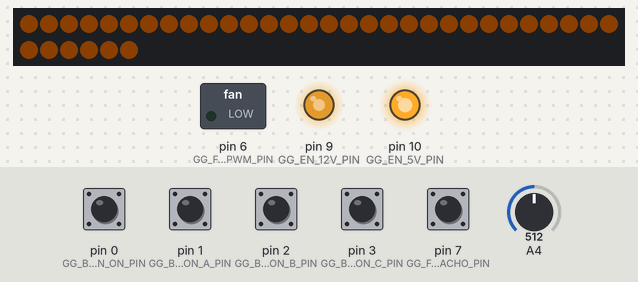
The sketch below on a simulated Arduino Uno, built with avr-gcc and run on an emulated ATmega328P. On the bench: 36 RGB LEDs in strip order, left to right, continuing on the next row, switched loads named in the sketch (green lamp = pin HIGH), output pins drawn as LEDs (lit = HIGH). The test bench sets the inputs (shaded band); at power-on: pin 0 (GG_BUTTON_ON_PIN), pin 1 (GG_BUTTON_A_PIN), pin 2 (GG_BUTTON_B_PIN), pin 3 (GG_BUTTON_C_PIN), pin 7 (GG_FAN_TACHO_PIN) HIGH, A4 = 512. Dim RGB values are drawn brighter than linear.

Above: at 1.2 s.
1.3 s: pin 3 (GG_BUTTON_C_PIN) pulled LOW for 0.15 s
At 1.73 s:
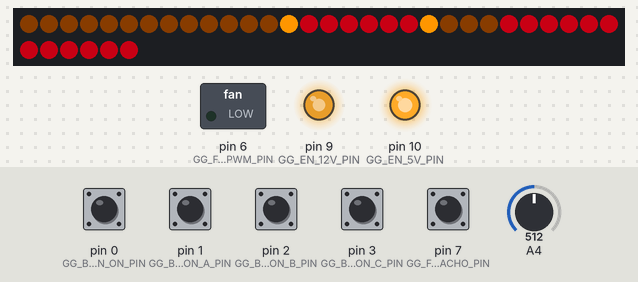
2.0 s: pin 1 (GG_BUTTON_A_PIN) pulled LOW for 1 s
At 2.34 s:
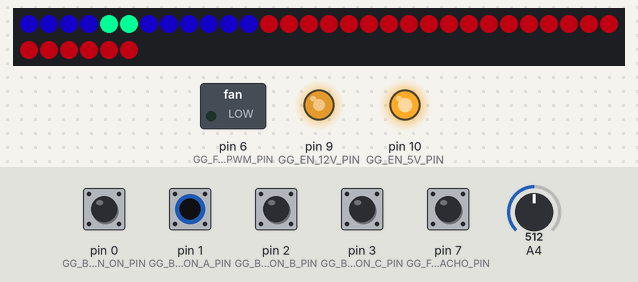
3.6 s: pin 2 (GG_BUTTON_B_PIN) pulled LOW for 1 s
At 6.4 s:
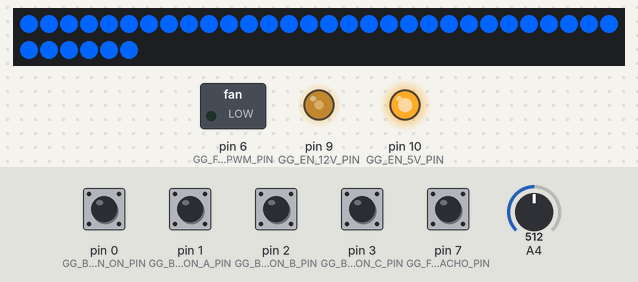
Timing chart, 0 to 7.9 s (numbered marks = the images above; inputs shaded):
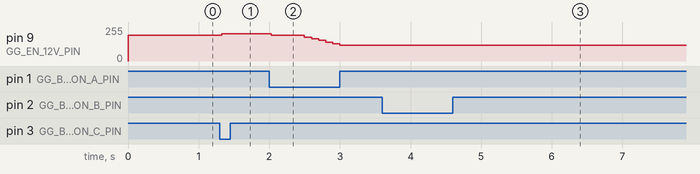

The sketch:

ggAttiny_Fan.ino
```cpp
/*
Configuration for ATtiny84a:
- Tools / Board / ATTinyCore / ATtiny24/44/84(a) (no bootloader)
- Tools / B.O.D Level 4.3V (without BOD, the ATtiny restarts by accident)
- Tools / Chip: ATtiny84(a)
- Tools / Clock 8 MHz internal (needed for 800kHz LED-Communication, 4MHz would be too slow)
- Tools / Programmer: "Arduino as ISP"
- Tools / Burn Bootloader (needed for special settings like 8MHz internal, BOD)
- Sketch / Upload using Programmer
*/

#include "ggAttinyPins.h"
#include "ggTimer.h"
#include "ggInput.h"
#include "ggInputAnalog.h"
#include "ggButton.h"
#include "ggOutput.h"
#include "ggControlPWM.h"
#include "ggTimer.h"
#include "ggFanLEDs.h"
#include "ggFanTacho.h"
#include "ggMorse.h"


// Define pin numbers
#define GG_BUTTON_ON_PIN GG_ATTINY_PA0_PIN
#define GG_BUTTON_A_PIN GG_ATTINY_PA1_PIN
#define GG_BUTTON_B_PIN GG_ATTINY_PA2_PIN
#define GG_BUTTON_C_PIN GG_ATTINY_PA3_PIN
#define GG_VBAT_PIN GG_ATTINY_PA4_PIN // aka ADC4
#define GG_FAN_TACHO_PIN GG_ATTINY_PA7_PIN
#define GG_FAN_PWM_PIN GG_ATTINY_PA6_PIN
#define GG_LED_DATA_PIN GG_ATTINY_PB2_PIN
#define GG_EN_5V_PIN GG_ATTINY_PB0_PIN
#define GG_EN_12V_PIN GG_ATTINY_PB1_PIN


// Battery monitor
#define GG_BATTERY_MONITOR_INTERVAL_US (1000000L / 10L) // interval in mycro-seconds
#define GG_BATTERY_MONITOR_FILTER_FIR (8L) // FIR average some values
#define GG_BATTERY_MONITOR_MV_FULL  4200L // 4.20V => approximate charge state 100%
#define GG_BATTERY_MONITOR_MV_LOW   3600L // 3.60V => approximate charge state 10%
#define GG_BATTERY_MONITOR_MV_EMPTY 3400L // 3.40V => approximate charge state below 5%
uint8_t BatteryMonitorLevel(uint8_t aLevelMin, uint8_t aLevelMax);
void BatteryMonitorCheck();


// Fan LEDs animation speed
#define GG_ANIMATION_LEDs_US (1000000L / 36L) // frames per second
void AnimateLEDs();

// Prevent fan running forever (safe battery). If user sits in front of the fan,
// it should be easy for him to turn it on again
#define GG_AUTO_POWER_OFF_US (30L * 60L * 1000000L) // 30 Minutes
void PowerOff();


// periphery + main objects
ggButtonT<GG_BUTTON_ON_PIN, true, true, 30, 0> mButtonOn; // inverted, pull-up, 30ms debounce, no repeat
ggButtonT<GG_BUTTON_A_PIN, true> mButtonA; // inverted
ggButtonT<GG_BUTTON_B_PIN, true> mButtonB; // inverted
ggButtonT<GG_BUTTON_C_PIN, true> mButtonC; // inverted
ggInputAnalogT<GG_VBAT_PIN, DEFAULT, 5000, -56> mBatteryVoltage; // us VCC (aka DEFAULT) as voltage reference, 5000 mV
ggOutputT<GG_EN_5V_PIN, false> mEnable5V; // not inverted
ggOutputT<GG_EN_12V_PIN, false> mEnable12V; // not inverted
ggControlPWM<GG_FAN_PWM_PIN, 25000, true> mFanPWM; // 25kHz, inverted
ggFanLEDs<GG_LED_DATA_PIN, 3, 12, 5+6> mFanLEDs; // 3 fans, 12 LEDs per fan, led #5 ist first
ggFanTacho<GG_FAN_TACHO_PIN, 16> mFanTacho; // 32 FIR-Filter
ggTimerT<GG_BATTERY_MONITOR_INTERVAL_US, BatteryMonitorCheck> mMonitorBattery; // timer for monitoring battery voltage
ggTimerT<GG_ANIMATION_LEDs_US, AnimateLEDs> mAnimationLEDs; // timer for LED animation
ggTimerT<GG_AUTO_POWER_OFF_US, PowerOff> mAutoPowerOff; // timer to power off the fan after some time user inactivity


void PowerOn()
{
  // switch on fan- and led-power (when powered by ISP)
  mEnable5V.SetPinModeOutput();
  mEnable12V.SetPinModeOutput();
  mEnable5V.Write(true);
  mEnable12V.Write(true);
}


void PowerOff()
{
   // switch off fan- and led-power
   // note: external pull-down resistors will interrupt battery supply
   mEnable12V.SetPinModeInput();
   mEnable5V.SetPinModeInput();
   // Wait some time until 5V power-off () ...
   delay(1000);
}


namespace ggAnimation {

enum class tType {
  eNone,
  eDimDown,
  eSlideUp,
  eSlideDown,
  eBattLevel,
  eBattLow
};

tType mType = tType::eNone;
int8_t mSlidePosY = 0;
uint32_t mColor = 0;
uint8_t mBrightness = 0;

constexpr uint8_t GetColorR(uint32_t aColor) {
  return static_cast<uint8_t>(aColor >> 16);
}

constexpr uint8_t GetColorG(uint32_t aColor) {
  return static_cast<uint8_t>(aColor >> 8);
}

constexpr uint8_t GetColorB(uint32_t aColor) {
  return static_cast<uint8_t>(aColor >> 0);
}

constexpr uint32_t GetColor(uint8_t aR, uint8_t aG, uint8_t aB) {
  return (static_cast<uint32_t>(aR) << 16) | (static_cast<uint32_t>(aG) << 8) | (static_cast<uint32_t>(aB) << 0);
}

constexpr uint8_t Multiply8(uint8_t aValueA, uint8_t aValueB) {
  return static_cast<uint8_t>((static_cast<uint16_t>(aValueA) * static_cast<uint16_t>(aValueB)) >> 8);
}

constexpr uint32_t ScaleColor(uint8_t aValue, uint32_t aColor) {
  return GetColor(Multiply8(aValue, GetColorR(aColor)),
                  Multiply8(aValue, GetColorG(aColor)),
                  Multiply8(aValue, GetColorB(aColor)));
}

inline uint8_t Gamma8(uint8_t aValue) {
  return Adafruit_NeoPixel::gamma8(aValue);
}

tType GetType() {
  return mType;
}

void Start(tType aType) {
  if (mType != aType) {
    switch (aType) {
      case tType::eSlideUp: {
        mSlidePosY = 0;
        mColor = GetColor(10, 0, 100);
        mBrightness = 255;
      } break;
      case tType::eSlideDown: {
        mSlidePosY = mFanLEDs.GetSizeY_V() - 1;
        mColor = GetColor(100, 0, 10);
        mBrightness = 255;
      } break;
      case tType::eBattLevel: {
        mSlidePosY = BatteryMonitorLevel(0, mFanLEDs.GetSizeY_V() - 1);
        uint8_t vI = BatteryMonitorLevel(0, 255);
        mColor = GetColor(255 - vI, vI, 0);
        mBrightness = 255;
      } break;
      case tType::eBattLow: {
        mColor = GetColor(30, 15, 0);
        mBrightness = 255;
      } break;
      default:
        break;
    }
    mType = aType;
  }
}

void SetPixelsX(uint8_t aIndexY, uint32_t aColor) {
  for (uint8_t vIndexX = 0; vIndexX < mFanLEDs.GetSizeX_V(); vIndexX++) {
    mFanLEDs.SetPixelXY_V(vIndexX, aIndexY, aColor);
  }
}

void Step() {
  switch (mType) {

    case tType::eSlideUp:
      if (mSlidePosY < mFanLEDs.GetSizeY_V()) {
        SetPixelsX(mSlidePosY, GetColor(0, 255, 150));
      }
      if (mSlidePosY > 0) {
        SetPixelsX(mSlidePosY - 1, mColor);
      }
      if (mSlidePosY >= mFanLEDs.GetSizeY_V()) {
        mType = tType::eDimDown;
      }
      mFanLEDs.Show();
      ++mSlidePosY;
      break;

    case tType::eSlideDown:
      if (mSlidePosY >= 0) {
        SetPixelsX(mSlidePosY, GetColor(255, 150, 0));
      }
      if (mSlidePosY < mFanLEDs.GetSizeY_V() - 1) {
        SetPixelsX(mSlidePosY + 1, mColor);
      }
      if (mSlidePosY < 0) {
        mType = tType::eDimDown;
      }
      mFanLEDs.Show();
      --mSlidePosY;
      break;

    case tType::eBattLevel:
      if (mBrightness >= 2) {
        mBrightness -= 2;
        uint8_t vBrightness = Gamma8(mBrightness);
        uint32_t vColorL = ScaleColor(vBrightness, mColor);
        uint32_t vColorH = ScaleColor(vBrightness, GetColor(0, 0, 30));
        for (uint16_t vPosY = 0; vPosY < mSlidePosY; vPosY++) {
          SetPixelsX(vPosY, vColorL);
        }
        SetPixelsX(mSlidePosY, ScaleColor(vBrightness, GetColor(255, 255, 0)));
        for (uint16_t vPosY = mSlidePosY + 1; vPosY < mFanLEDs.GetSizeY_V(); vPosY++) {
          SetPixelsX(vPosY, vColorH);
        }
        mFanLEDs.Show();
      }
      else {
        mType = tType::eNone;
      }
      break;

    case tType::eDimDown:
    case tType::eBattLow:
      if (mBrightness >= 2) {
        mBrightness -= 2;
        mFanLEDs.Fill(ScaleColor(Gamma8(mBrightness), mColor));
        mFanLEDs.Show();
      }
      else {
        mType = tType::eNone;
      }
      break;

    case tType::eNone:
      break;

    default:
      break;
  }
}

};


void AnimateLEDs()
{
  ggAnimation::Step();
}


#define GG_MORSE_DIT_MILLIS 250L

void MorseSignalOn(uint8_t aNumDits)
{
  mFanLEDs.Fill(aNumDits == 1 ? mFanLEDs.GetColor(100,255,0) : mFanLEDs.GetColor(0,100,255));
  mFanLEDs.Show();
  delay(aNumDits * GG_MORSE_DIT_MILLIS);
}

void MorseSignalOff(uint8_t aNumDits)
{
  mFanLEDs.Fill(mFanLEDs.GetColor(0,0,0));
  mFanLEDs.Show();
  delay(aNumDits * GG_MORSE_DIT_MILLIS);
}

ggMorseT<MorseSignalOn, MorseSignalOff> mMorse;


namespace ggBatteryMonitor {

uint16_t mBatteryMV = 0;

void Display() {
  mMorse.Signal(mBatteryMV);
}

void Check() {

  // use an FIR-Filter for eliminating noise
  constexpr uint32_t vFilterFIR = GG_BATTERY_MONITOR_FILTER_FIR;
  mBatteryMV = ((vFilterFIR - 1) * mBatteryMV + mBatteryVoltage.ReadMV()) / vFilterFIR;

  // wait long enough after power-on to check battery voltage
  if (millis() > (10L * GG_BATTERY_MONITOR_FILTER_FIR) * (GG_BATTERY_MONITOR_INTERVAL_US / 1000L)) {
    if (mBatteryMV < GG_BATTERY_MONITOR_MV_EMPTY) {
      PowerOff();
    }
  }

  // indicate low battery
  if (mBatteryMV < GG_BATTERY_MONITOR_MV_LOW) {
    if (ggAnimation::GetType() == ggAnimation::tType::eNone) {
      ggAnimation::Start(ggAnimation::tType::eBattLow);
    }
  }
}

uint8_t GetLevel(uint8_t aLevelMin, uint8_t aLevelMax) {
  if (mBatteryMV <= GG_BATTERY_MONITOR_MV_EMPTY) {
    return aLevelMin;
  }
  if (mBatteryMV >= GG_BATTERY_MONITOR_MV_FULL) {
    return aLevelMax;
  }
  const uint16_t vDeltaMV = GG_BATTERY_MONITOR_MV_FULL - GG_BATTERY_MONITOR_MV_EMPTY;
  const uint16_t vDeltaLevel = aLevelMax - aLevelMin;
  return aLevelMin + (static_cast<uint32_t>(mBatteryMV - GG_BATTERY_MONITOR_MV_EMPTY) * vDeltaLevel + vDeltaMV / 2) / vDeltaMV;
}

};

uint8_t BatteryMonitorLevel(uint8_t aLevelMin, uint8_t aLevelMax)
{
  return ggBatteryMonitor::GetLevel(aLevelMin, aLevelMax);
}

void BatteryMonitorCheck()
{
  ggBatteryMonitor::Check();
}


// At startup the power-button is "pressed". Therefore we'll have a "release" event, which must
// not yet turn off the power. We need to wait, until the button is pressed again (power-off
// armed). Only on this (second) "release" event, we shall turn off the 5V power.
void SetupButtonOn()
{
  static bool vPowerOffArmed = false;
  mButtonOn.Begin();
  mButtonOn.OnPressed([](bool aRepeated) {
    if ((!aRepeated)) {
      // switch on fan- and led-power (when powered by ISP)
      PowerOn();
      // prevent soo early auto-power-off
      mAutoPowerOff.Reset();
      // arm power off for button next release-event
      vPowerOffArmed = !vPowerOffArmed;
    }
  });
  mButtonOn.OnReleased([]() {
    if (vPowerOffArmed) {
      // switch off fan- and led-power
      PowerOff();
      // We're potentially still running here (when powered by ISP).
      // In that case the power-button just switches on or off the 5V and 12V supply
    }
  });
}


void SetupButtonsABC()
{
  // configure button pins (as input)
  mButtonA.Begin();
  mButtonB.Begin();
  mButtonC.Begin();
  // use buttons A and B for Fan speed control
  constexpr uint16_t vSteps = 20;
  constexpr uint16_t vStepPWM = (mFanPWM.GetDutyCycleMax() - mFanPWM.GetDutyCycleMin()) / vSteps;
  mButtonA.OnPressed([](bool aRepeated) {
    mAutoPowerOff.Reset();
    if (mFanPWM.IncDutyCycle(vStepPWM)) {
      ggAnimation::Start(ggAnimation::tType::eSlideUp);
    }
  });
  mButtonC.OnPressed([](bool aRepeated) {
    mAutoPowerOff.Reset();
    if (mFanPWM.DecDutyCycle(vStepPWM)) {
      ggAnimation::Start(ggAnimation::tType::eSlideDown);
    }
  });
  // use button B for fun and voltage display
  mButtonB.OnPressed([](bool aRepeated) {
    mAutoPowerOff.Reset();
    if (aRepeated) {
      ggBatteryMonitor::Display();
    }
  });
  mButtonB.OnReleased([]() {
    ggAnimation::Start(ggAnimation::tType::eBattLevel);
  });
}


void setup()
{
  // battery voltage monitor
  mBatteryVoltage.Begin();

  // on startup first enable 5V step-up converter:
  // - Attiny is powered by these 5V
  // - 5V supply would shutdown again, as soon as on/off button is released
  mEnable5V.Begin();
  mEnable12V.Begin();
  PowerOn();

  // power-button is special
  SetupButtonOn();
  SetupButtonsABC();

  // initialize Fan
  mFanPWM.Begin();
  mFanPWM.SetDutyCycle(mFanPWM.GetDutyCycleMax() / 4);
  mFanLEDs.Begin();
  mFanTacho.Begin();
}


void loop()
{
  mButtonOn.Run();
  mButtonA.Run();
  mButtonB.Run();
  mButtonC.Run();
  mFanTacho.Run();
  mAnimationLEDs.Run();
  mMonitorBattery.Run();
  mAutoPowerOff.Run();
/*
  // turn on and off LEDs for each fan blade ...
  {
    static uint32_t vMicrosLast = micros();
    uint32_t vMicrosDelta = micros() - vMicrosLast;
    const uint32_t vMicrosPerBlade = mFanTacho.GetMicrosPerRev() / 10;
    if (vMicrosDelta >= vMicrosPerBlade) {
      vMicrosLast += vMicrosDelta;
      static bool vShow = true;
      mFanLEDs.Show(vShow);
      vShow = !vShow;
    }
  }
*/
}
```

ggButton.h
```cpp
#pragma once

#include "ggInput.h"

/**
 * @brief A debounced button handler class for handling button presses and releases.
 *
 * This class handles the reading of a button's state with debouncing to avoid
 * detecting false presses caused by mechanical noise. It provides methods to
 * set callback functions that are invoked when the button is pressed or released.
 */
template<uint8_t TPin, // Pin number where the button is connected
         bool TInverted = true, // If true, the button logic is inverted (default: pressed = low-input)
         bool TEnablePullUp = true, // If true, enables the internal pull-up resistor (default is true)
         uint32_t TDebounceMillis = 30, // Debounce delay in milliseconds (default is 30 ms)
         uint32_t TInitialRepeatDelay = 500, // Initial delay before repeat starts (in milliseconds), 0 deactivates "repeat"
         uint32_t TRepeatInterval = 100> // Interval between repeated calls (in milliseconds)
class ggButtonT : public ggInputT<TPin, TInverted, TEnablePullUp>
{
  public:

    typedef void (*tPressedFunc)(bool aRepeated);
    typedef void (*tReleasedFunc)();

    ggButtonT() {
    }

    void Begin() {
      // configure pin
      ggInputT<TPin, TInverted, TEnablePullUp>::Begin();
      // pinMode(TPin, TEnablePullUp ? INPUT_PULLUP : INPUT);
      // remember actual state (suppress ghost-event)
      mPressed = ReadPressed();
      mPressedBounce = mPressed;
      mMillisBounce = millis();
      mMillisLastRepeat = mMillisBounce;
    }

    void OnPressed(tPressedFunc aPressedFunc) {
      mPressedFunc = aPressedFunc;
    }

    void OnReleased(tReleasedFunc aReleasedFunc) {
      mReleasedFunc = aReleasedFunc;
    }

    inline bool IsPressed() const {
      return mPressed;
    }

    inline bool IsReleased() const {
      return !mPressed;
    }

    void Run() {
      // get current time and current button state
      uint32_t vMillis = millis();
      bool vPressed = ReadPressed();
      // Check if the button state has changed since the last read
      if (vPressed != mPressedBounce) {
        mPressedBounce = vPressed;
        mMillisBounce = vMillis;
      }
      // Check if button state was stable (not bouncing) long enough
      if (vMillis - mMillisBounce > TDebounceMillis) {
        // Check if new stable state is different than the previous stable state
        if (vPressed != mPressed) {
          // Remember new stable state
          mPressed = vPressed;
          mMillisLastRepeat = mMillisBounce; // Reset the repeat timer
          if (mPressed && mPressedFunc) {
            mPressedFunc(false);
          }
          if (!mPressed && mReleasedFunc) {
            mReleasedFunc();
          }
        }
        else if (mPressed && mPressedFunc && TInitialRepeatDelay > 0) {
          // Handle repeated OnPressed callback if the button is held down
          uint32_t vRepeatDelay = (mMillisLastRepeat == mMillisBounce) ? TInitialRepeatDelay : TRepeatInterval;
          if (vMillis - mMillisLastRepeat >= vRepeatDelay) {
            mPressedFunc(true);
            mMillisLastRepeat = vMillis;
          }
        }
      }
    }

  private:

    inline bool ReadPressed() const {
      return ggInputT<TPin, TInverted, TEnablePullUp>::Read();
    }

    bool mPressed = false; // Current stable state of the button
    bool mPressedBounce = false; // Last "bouncy" state of the button
    uint32_t mMillisBounce = 0; // Time of the last "bouncy" state change
    uint32_t mMillisLastRepeat = 0; // Time of the last repeat callback invocation
    tPressedFunc mPressedFunc = nullptr; // Callback function for button press
    tReleasedFunc mReleasedFunc = nullptr; // Callback function for button release
};
```

ggFanTacho.h
```cpp
#pragma once

#include "ggInput.h"

template<uint8_t TPin,
         uint32_t TFilterFIR = 32>
class ggFanTacho
{
public:

  ggFanTacho() {
  }

  void Begin() {
    mInput.Begin();
  }

  inline uint32_t GetMicrosPerRev() const {
    return mMicrosPerRev;
  }

  inline uint32_t GetRPM() const {
    return mMicrosPerRev != 0 ? 60*1000000L / mMicrosPerRev : 0;
  }

  void Run() {
    // compare last bit of counter with input
    if (mInput.Read() != (mCountInput & 0x01)) {
      // increment counter (when input changed)
      ++mCountInput;
      // PC-fan has 2 high- and 2 low-impulses per revolution
      if (mCountInput > 4) {
        // measure time since last rotation
        uint32_t vMicrosDelta = micros() - mMicrosLast;
        mMicrosLast += vMicrosDelta;
        // apply FIR-filter for measurement
        static_assert(TFilterFIR > 0, "TFilterFIR must be 1 or larger!");
        mMicrosPerRev = ((TFilterFIR - 1) * mMicrosPerRev + vMicrosDelta) / TFilterFIR;
        // reset rotation count
        mCountInput = 0;
      }
    }
  }

private:

  ggInputT<TPin> mInput;

  uint32_t mMicrosPerRev = 0;
  uint32_t mMicrosLast = 0;
  uint8_t mCountInput = 0;

};
```

ggInput.h
```cpp
#pragma once

/**
 * @brief A class for handling a digital input pin with optional inversion.
 *
 * This class provides methods to configure a digital pin as an input and to
 * read its state. It supports optional inversion of the output logic.
 */
template<uint8_t TPin,
         bool TInverted = false,
         bool TEnablePullUp = true> // If true, enables the internal pull-up resistor (default is true)
class ggInputT
{
public:

  ggInputT() {
  }

  static constexpr void Begin() {
    pinMode(TPin, TEnablePullUp ? INPUT_PULLUP : INPUT);
  }

  static constexpr bool Read() {
    return digitalRead(TPin) ^ TInverted;
  }

  static constexpr uint8_t GetPin() {
    return TPin;
  }

  static constexpr bool GetInverted() {
    return TInverted;
  }

};
```

Source omitted: ggControlPWM.h (3881 bytes), ggFanLEDs.h (2412 bytes), ggInputAnalog.h (722 bytes), ggMorse.h (6930 bytes), ggOutput.h (826 bytes), ggTimer.h (2117 bytes), ggAttinyPins.h (424 bytes)

Measured:
- after the input at 1.3 s, pin 9 (GG_EN_12V_PIN): 192/255 → 204/255 at once; the LEDs: change after 0.29 s (image 1)
- after the input at 2.0 s, pin 9 (GG_EN_12V_PIN): moves from 204/255 to 117/255 over 0.97 s, starting at once; the LEDs: change after 0.20 s (image 2)
- what the display in image 3 shows lasts 0.7 s, from 5.9 s to 6.6 s
